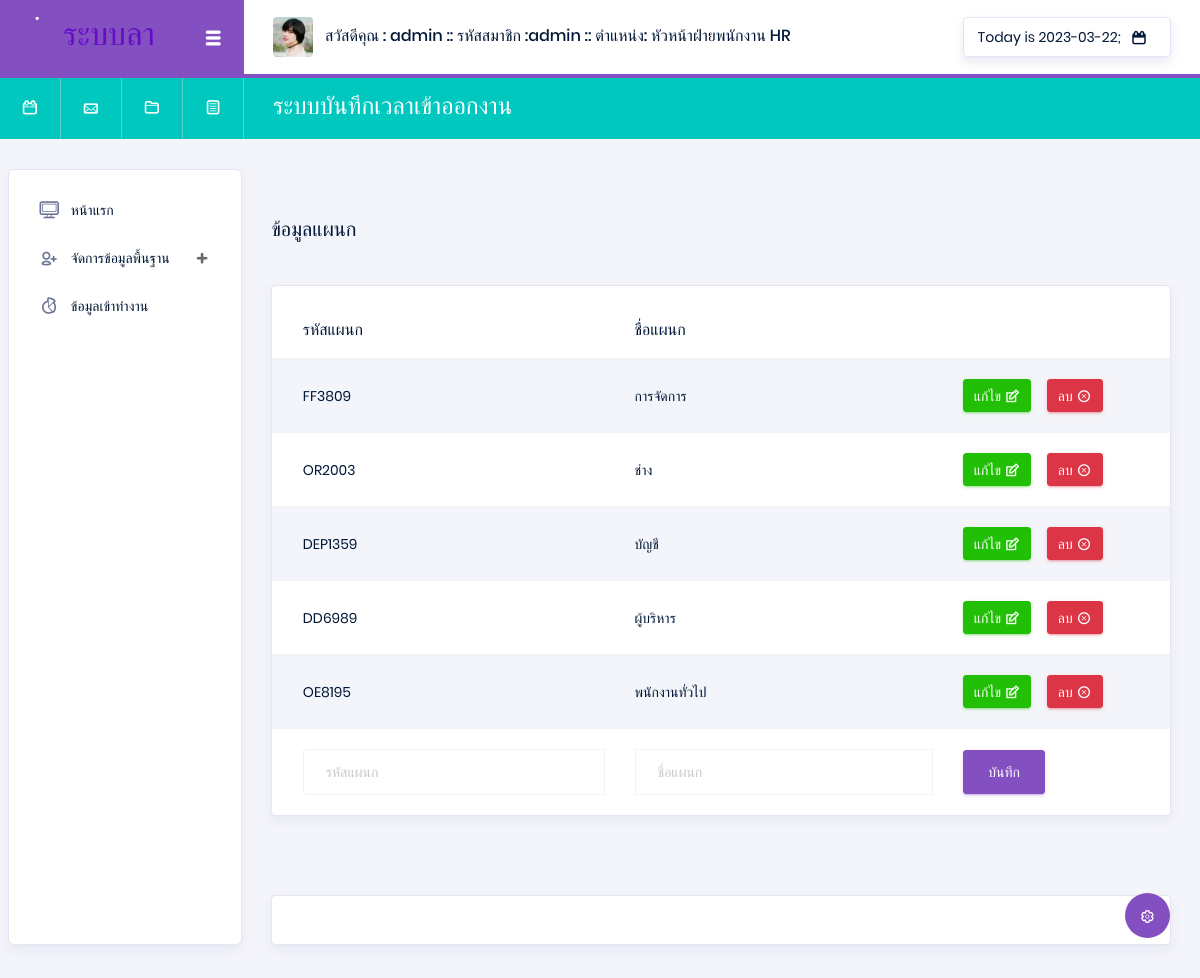
Before: /index.php?p=department (signed in) with the older database file.
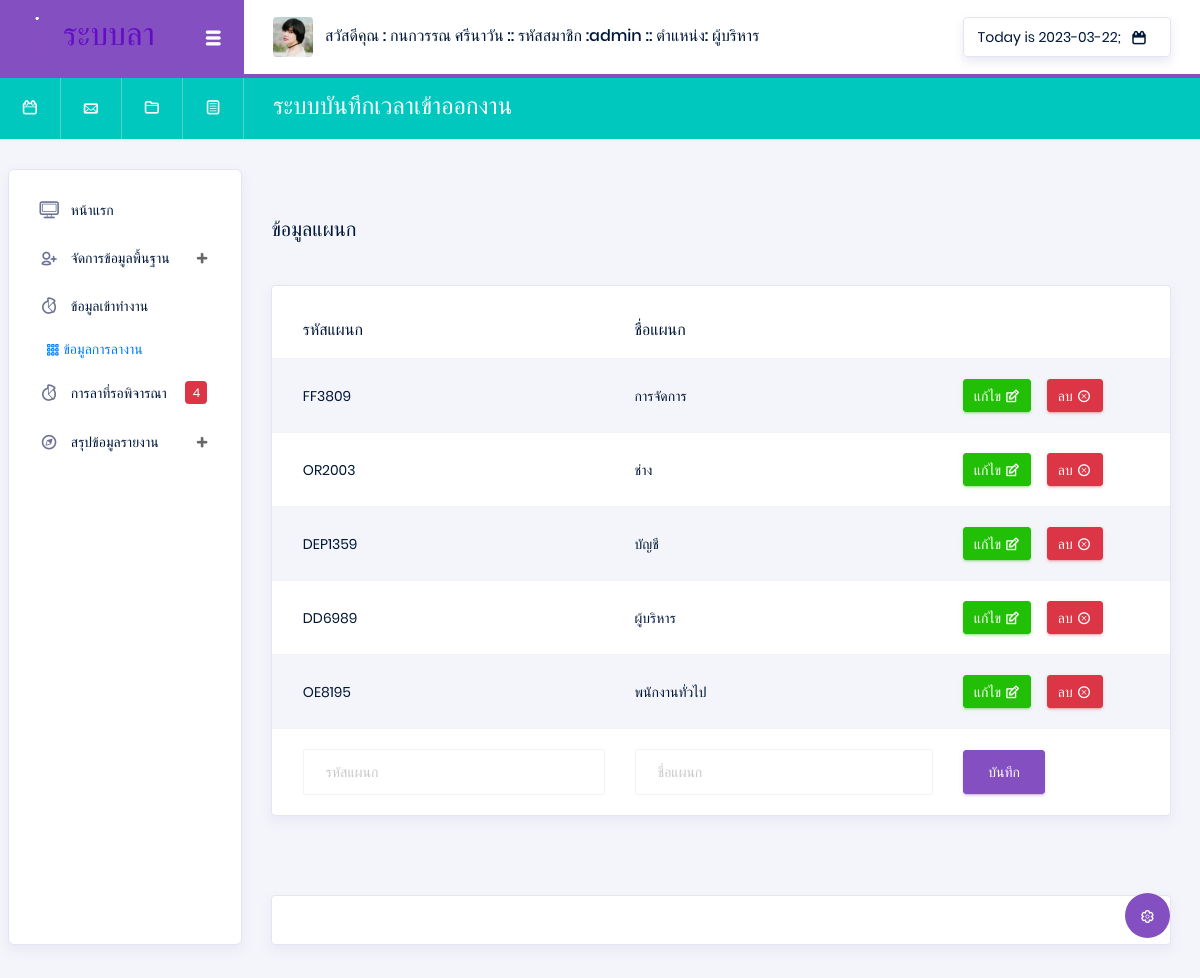
After: the same page with the newer database file.
### tables this page shows
CREATE TABLE `position` (
  `Pos_id` varchar(13) NOT NULL,
  `Pos_name` varchar(50) NOT NULL,
  `user_group` int(11) NOT NULL
);

### api/showData.php (called while the page is built, shortened)
<?php
$Pos_id = $_SESSION['Pos_id'];
@$ShowPosition = "SELECT * FROM position WHERE  Pos_id =  '$Pos_id' ";
@$SQLShowPosition = mysqli_query($con, $ShowPosition) or die("Error in query: $ShowPosition ");
while ($Showposition = mysqli_fetch_array($SQLShowPosition)) {
    @$Pos_name = $Showposition['Pos_name'];
}
@$department = "SELECT * FROM department ORDER BY Dep_name ASC   ";
@$Sqldepartment = mysqli_query($con, $department) or die("Error in query: $department ");

### pages/system/department.php (the view, shortened to what the changed rows need)
<div class="main-panel">
    <div class="content-wrapper">
        <br> <br>
        <?php
        extract(@$_GET);
        ?>
        <div class="row">
            <div class="col-xl-6 grid-margin stretch-card flex-column">
                <h5 class="mb-2 text-titlecase mb-4">ข้อมูลแผนก</h5>
            </div>
        </div>
        <div class="row">
            <div class="col-md-12">
                <div class="card">
                    <div class="table-responsive pt-3">
                        <table style="" class="table table-striped project-orders-table">
                            <thead>
                                <tr>
                                    <th class="ml-5">รหัสแผนก</th>
                                    <th>ชื่อแผนก</th>
                                </tr>
                            </thead>
                            <tbody>
                                <?php
                                while ($Showdepartment = mysqli_fetch_array($Sqldepartment)) {
                                ?>
                                    <tr>
                                        <td><?php echo $Showdepartment['Dep_id'] ?></td>
                                        <td><?php echo $Showdepartment['Dep_name'] ?></td>
                                        <td>
                                            <div class="d-flex align-items-center">
                                                <button type="button" data-toggle="modal" data-target="#addnullDepartment" onclick="edtiDepartment(Dep_id ='<?php echo $Showdepartment['Dep_id'] ?>')" class="btn btn-success btn-sm btn-icon-text mr-3">
                                                    แก้ไข
                                                    <i class="typcn typcn-edit btn-icon-append"></i>
                                                </button>
                                                <a href="./api/api_system.php?str=deleteDepartment&Dep_id=<?php echo $Showdepartment['Dep_id']; ?>" onclick="return confirm('คุณแน่ใจว่าจะลบข้อมูลใช่หรือไม่');" type="button" class="btn btn-danger btn-sm btn-icon-text">
                                                    ลบ
                                                    <i class="typcn typcn-delete-outline btn-icon-append"></i>
                                                </a>
                                            </div>
                                        </td>
                                    </tr>
                                <?php } ?>
                                <form class="forms-sample" action="./api/api_system.php" method="POST">
                                    <td><input type="text" class="form-control" name="Dep_id" id="Dep_id4" placeholder="รหัสแผนก" require>  </td>
                                    <td> <input type="text" class="form-control" name="Dep_name" id="Dep_name" placeholder="ชื่อแผนก" require> </td>
                                    <td> <button type="submit" class="btn btn-primary" id="buttonY"> บันทึก</button></td>
                                </form>
                            </tbody>
                        </table>
                    </div>
                </div>
            </div>
        </div>
        <br><br>
    </div>
    <footer class="footer">
        <div class="card">
            <div class="card-body">
            </div>
        </div>
    </footer>
</div>

### Head.php (shortened to what the changed rows need)
<nav class="navbar col-lg-12 col-12 p-0 fixed-top d-flex flex-row">
  <div class="navbar-brand-wrapper d-flex justify-content-center">
    <div class="navbar-brand-inner-wrapper d-flex justify-content-between align-items-center w-100">
      <a class="navbar-brand brand-logo" href="#"><img src="images/logo-dark11.svg" alt="logo" /></a>
      <button class="navbar-toggler navbar-toggler align-self-center" type="button" data-toggle="minimize">
        <span class="typcn typcn-th-menu"></span>
      </button>
    </div>
  </div>
  <div class="navbar-menu-wrapper d-flex align-items-center justify-content-end">
    <ul class="navbar-nav mr-lg-2">
      <li class="nav-item nav-profile dropdown">
        <a class="nav-link" href="#" data-toggle="dropdown" id="profileDropdown">
          <img src="images/faces/face5.jpg" alt="profile" />
          <span class="nav-profile-name">
            สวัสดีคุณ : <?php echo $_SESSION['Emp_name']; ?>
            :: รหัสสมาชิก :<?php echo $_SESSION['Emp_id']; ?>
            :: ตำแหน่ง: <?php echo $Pos_name; ?> </span>
        </a>
      </li>
    </ul>
    <ul class="navbar-nav navbar-nav-right">
      <li class="nav-item nav-date dropdown">
        <a class="nav-link d-flex justify-content-center align-items-center" href="javascript:;">
          <h6 class="date mb-0"> <?php echo "Today is " . date("Y-m-d") ?>;</h6>
          <i class="typcn typcn-calendar"></i>
        </a>
      </li>
    </ul>
  </div>
</nav>
<nav class="navbar-breadcrumb col-xl-12 col-12 d-flex flex-row p-0">
  <div class="navbar-links-wrapper d-flex align-items-stretch">
    <div class="nav-link">
      <a href="javascript:;"><i class="typcn typcn-calendar-outline"></i></a>
    </div>
    <div class="nav-link">
      <a href="javascript:;"><i class="typcn typcn-mail"></i></a>
    </div>
    <div class="nav-link">
      <a href="javascript:;"><i class="typcn typcn-folder"></i></a>
    </div>
    <div class="nav-link">
      <a href="javascript:;"><i class="typcn typcn-document-text"></i></a>
    </div>
  </div>
  <div class="navbar-menu-wrapper d-flex align-items-center justify-content-end">
    <ul class="navbar-nav mr-lg-2">
      <li class="nav-item ml-0">
        <h4 class="mb-0">ระบบบันทึกเวลาเข้าออกงาน </h4>
      </li>
    </ul>
  </div>
</nav>
<div class="container-fluid page-body-wrapper">
  <div class="theme-setting-wrapper">
    <div id="settings-trigger"><i class="typcn typcn-cog-outline"></i></div>
  </div>

### ListNan.php (shortened to what the changed rows need)
<?php
@$leavefd = "SELECT * FROM `leave` WHERE  Leave_status = 1 ORDER BY Leave_date DESC;   ";
@$Sqlleavefd = mysqli_query($con, $leavefd) or die("Error in query: $leavefd ");
@$numd = mysqli_num_rows($Sqlleavefd);
?>
<nav class="sidebar sidebar-offcanvas" id="sidebar">
  <ul class="nav">
    <li class="nav-item">
      <a class="nav-link" href="index.php?p=Home">
        <i class="typcn typcn-device-desktop menu-icon"></i>
        <span class="menu-title">หน้าแรก</span>
      </a>
    </li>
    <li class="nav-item">
      <?php
      if ($_SESSION['user_group'] != '2') { ?>
        <a class="nav-link" data-toggle="collapse" href="#auth" aria-expanded="false" aria-controls="auth">
          <i class="typcn typcn-user-add-outline menu-icon"></i>
          <span class="menu-title">จัดการข้อมูลพื้นฐาน</span>
          <i class="menu-arrow"></i>
        </a>
      <?php  } ?>
    </li>
    <li class="nav-item">
      <a class="nav-link" href="index.php?p=timetable">
        <i class="typcn typcn-chart-pie-outline menu-icon"></i>
        <span class="menu-title">ข้อมูลเข้าทำงาน</span>
      </a>
    </li>
    <?php
    if ($_SESSION['user_group'] == '1' || $_SESSION['user_group'] == '3') { ?>
      <a class="nav-link" data-toggle="collapse" href="#tables" aria-expanded="false" aria-controls="tables">
        <i class="typcn typcn-th-small-outline menu-icon"></i>
        <span class="menu-title">ข้อมูลการลางาน</span>
      </a>
      <li class="nav-item">
        <a class="nav-link" href="index.php?p=leave1">
          <i class="typcn typcn-chart-pie-outline menu-icon"></i>
          <span class="menu-title">การลาที่รอพิจารณา </span>
          <div class="badge badge-danger"><?php echo $numd ?></div>
        </a>
      </li>
      <li class="nav-item">
        <a class="nav-link" data-toggle="collapse" href="#icons" aria-expanded="false" aria-controls="icons">
          <i class="typcn typcn-compass menu-icon"></i>
          <span class="menu-title">สรุปข้อมูลรายงาน</span>
          <i class="menu-arrow"></i>
        </a>
      </li>
    <?php } ?>
  </ul>
</nav>

Changed rows visible on the page:
no longer on this page (row edited): position: Pos_name "หัวหน้าฝ่ายพนักงาน HR"
added position: Pos_name "ผู้บริหาร"
Other visible differences:
$_SESSION['Emp_name']: "admin" → "กนกวรรณ ศรีนาวัน"
$numd: (not shown) → "4"
text now shown: "ข้อมูลการลางาน การลาที่รอพิจารณา สรุปข้อมูลรายงาน"
